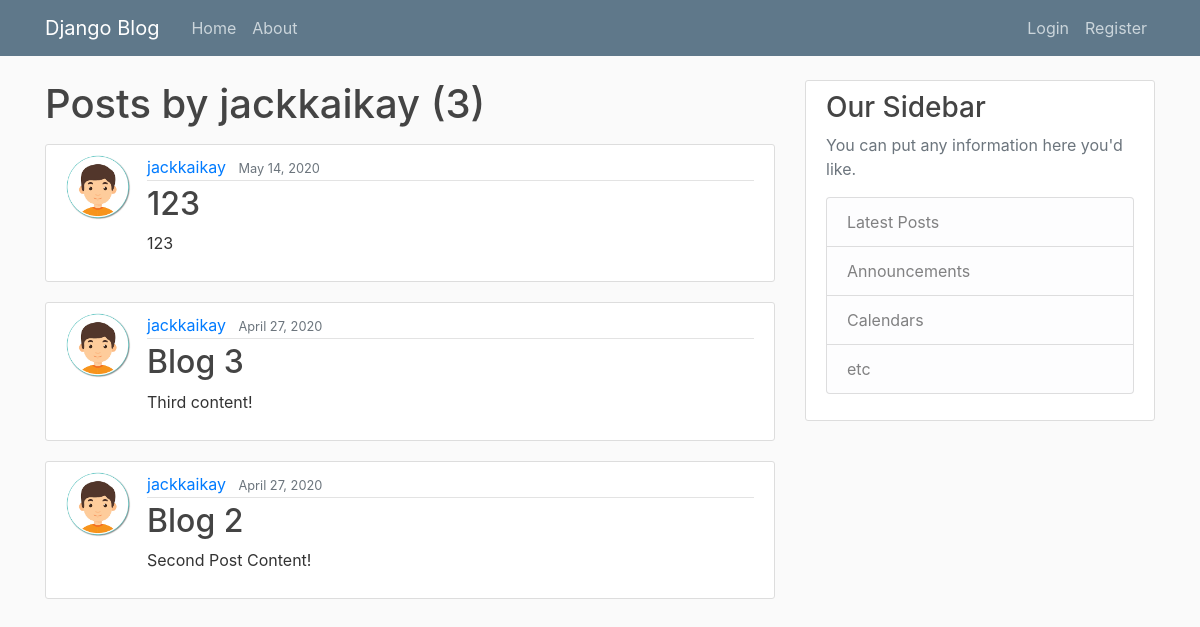
Page /user/jackkaikay on the earlier database version.
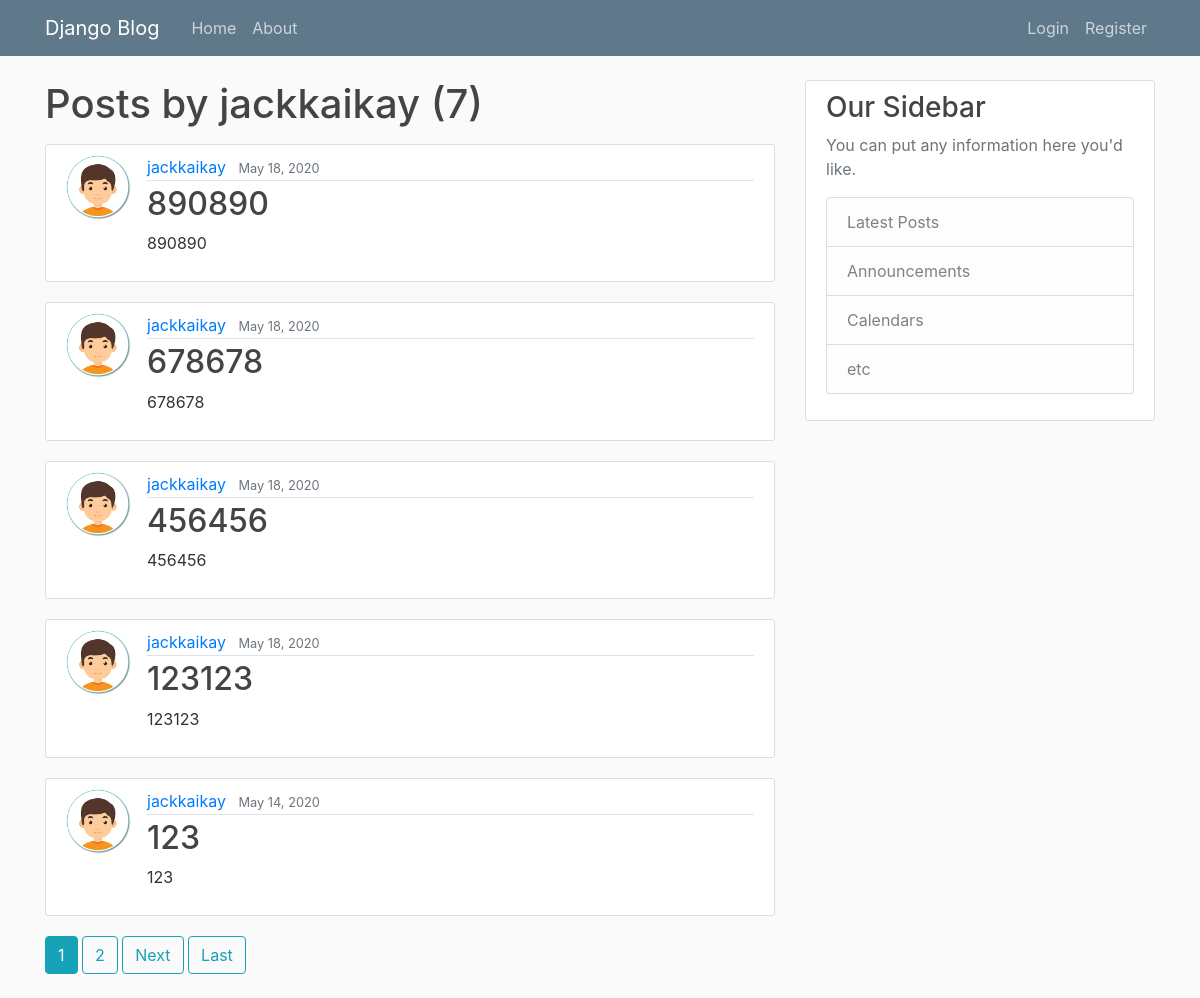
Same page on the later database version.
### blog/models.py (models this page shows, shortened)
class Post(models.Model):
    title = models.CharField(max_length=100)
    content = models.TextField(max_length=500)
    date_posted = models.DateTimeField(default=timezone.now)
    author = models.ForeignKey(User, on_delete=models.CASCADE)

### users/models.py (models this page shows, shortened)
class Profile(models.Model):
    user = models.OneToOneField(User, on_delete=models.CASCADE)
    image = models.ImageField(default='default.jpg', upload_to='profile_pics')

### blog/views.py (the view)
# urls.py: path('user/<str:username>', UserPostListView.as_view() , name='user-posts'),
class UserPostListView(ListView):
    model = Post
    template_name = 'blog/user_posts.html'
    context_object_name = 'posts'
    ordering = ['-date_posted']
    paginate_by = 5
    def get_queryset(self):
        user = get_object_or_404(User, username=self.kwargs.get('username'))
        return Post.objects.filter(author=user).order_by('-date_posted')

### blog/templates/blog/user_posts.html (shortened to what this page needs)
{% extends "blog/base.html" %}
{% block content %}
        <h1 class="mb-3"> Posts by {{ view.kwargs.username }} ({{ page_obj.paginator.count }})</h1>
        {% for post in posts %}
            <article class="media content-section">
                <img class='rounded-circle article-img' src="{{ post.author.profile.image.url }}">
              <div class="media-body">
                <div class="article-metadata">
                  <a class="mr-2" href="{% url 'user-posts' post.author.username %}">{{ post.author }}</a>
                  <small class="text-muted">{{ post.date_posted|date:"F d, Y" }}</small>
                </div>
                <h2><a class="article-title" href="{% url 'post-detail' post.id %}">{{ post.title }}</a></h2>
                <p class="article-content">{{ post.content }}</p>
              </div>
            </article>
        {% endfor %}
        {% if is_paginated %}
            {% for num in page_obj.paginator.page_range %}
                {% if page_obj.number == num %}
                <a class="btn btn-info mb-4" href="?page={{ num }}">{{ num }}</a>
                {% elif num > page_obj.number|add:'-3' and num < page_obj.number|add:'3' %}
                <a class="btn btn-outline-info mb-4" href="?page={{ num }}">{{ num }}</a>
                {% endif %}
            {% endfor %}
            {% if page_obj.has_next %}
            <a class="btn btn-outline-info mb-4" href="?page={{ page_obj.next_page_number }}">Next</a>
            <a class="btn btn-outline-info mb-4" href="?page={{ page_obj.paginator_num_pages }}">Last</a>
            {% endif %}
        {% endif %}
{% endblock content%}

Differences in the rows shown:
no longer on this page (row unchanged): Post: author.profile.image (picture), author "jackkaikay", date_posted "April 27, 2020", title "Blog 3", content "Third content!"
no longer on this page (row unchanged): Post: author.profile.image (picture), author "jackkaikay", date_posted "April 27, 2020", title "Blog 2", content "Second Post Content!"
added Post: author.profile.image (picture), author "jackkaikay", date_posted "May 18, 2020", title "890890", content "890890"
added Post: author.profile.image (picture), author "jackkaikay", date_posted "May 18, 2020", title "678678", content "678678"
added Post: author.profile.image (picture), author "jackkaikay", date_posted "May 18, 2020", title "456456", content "456456"
added Post: author.profile.image (picture), author "jackkaikay", date_posted "May 18, 2020", title "123123", content "123123"
Other differences:
{{ page_obj.paginator.count }}: "3" → "7"
new list line: "1"
new list line: "2"
text now shown: "Next Last"
